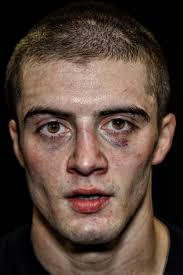
#> input picture psychopy_examples/code/images/face2.jpg, 183 x 275 px; its folder holds 2 pictures in this run
$ python imagesBlur.py
#> lines starting #> are read from the running program, lines starting #| are printed output that depends on the picture
from __future__ import division
import glob
import os
import time
from PIL import Image, ImageFilter

filenames = glob.glob("images/*.jpg")
blurLevel = 4

gaussBlur = ImageFilter.GaussianBlur(radius=blurLevel)

for thisFilename in filenames:

    # disect the filename to create a new one
    newFilename, extension = os.path.splitext(thisFilename)
    newFilename += "blur%i.png" %(blurLevel)

    # open our image
    t0 = time.time()
    thisIm = Image.open(thisFilename)
#> thisIm is the input picture: PIL image 183x275 RGB; mean R, G, B 84.9, 66.1, 56.4
    t1 = time.time()
    # blur it
    filtered = thisIm.filter(gaussBlur)
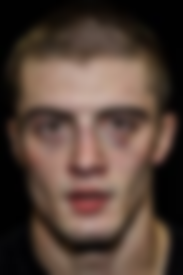
#> filtered: PIL image 183x275 RGB; mean R, G, B 84.9, 66.1, 56.4
    t2 = time.time()
    # save
    filtered.save(newFilename)

    print('took %.3f seconds to load and %.3f secs to filter' %(t1-t0, t2-t1))
#> pass 2 of the loop `for thisFilename in filenames:`:
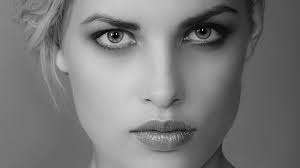
#> input picture psychopy_examples/code/images/face3.jpg, 300 x 168 px
#> thisIm is the input picture: PIL image 300x168 RGB; min 0, max 254, mean 121.5
#> `filtered = thisIm.filter(gaussBlur)`:
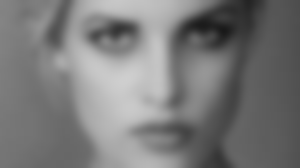
#> filtered: PIL image 300x168 RGB; min 25, max 207, mean 121.6
